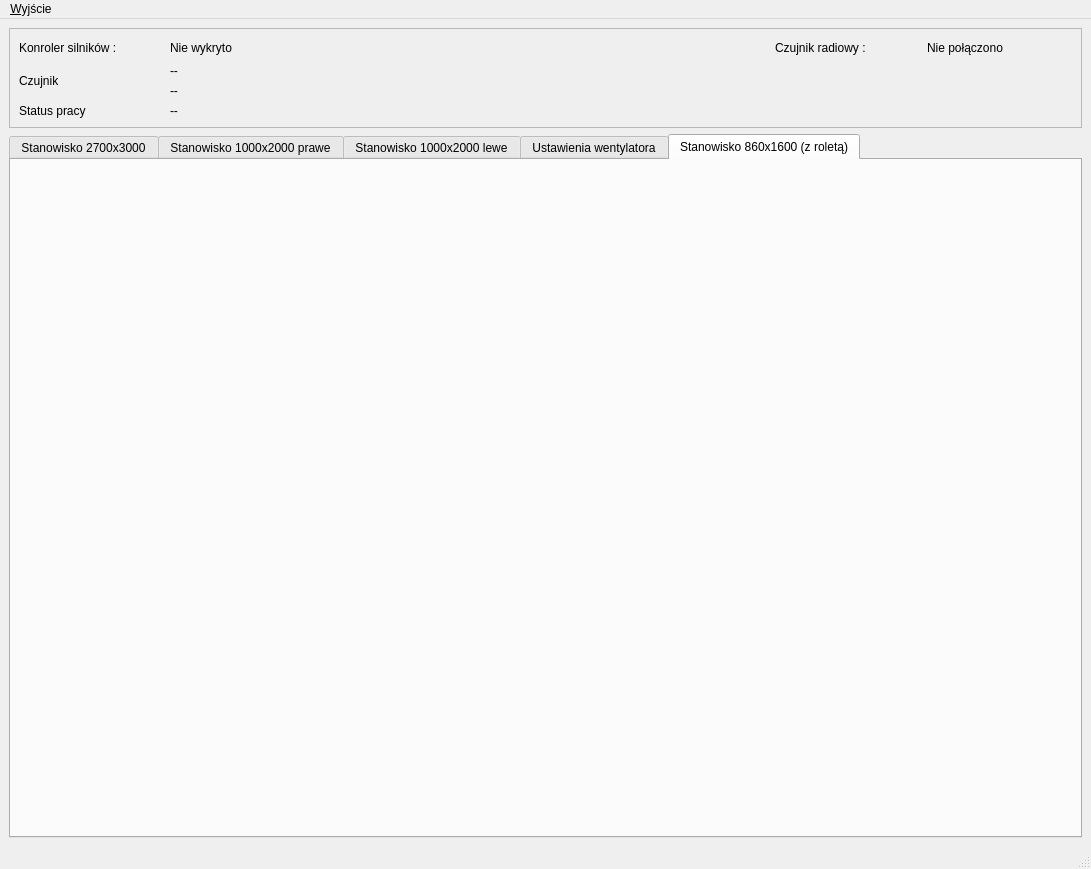
<?xml version="1.0" encoding="UTF-8"?>
<ui version="4.0">
 <class>MiernikPrzeplywu</class>
 <widget class="QMainWindow" name="MiernikPrzeplywu">
  <property name="geometry">
   <rect>
    <x>0</x>
    <y>0</y>
    <width>1091</width>
    <height>869</height>
   </rect>
  </property>
  <property name="windowTitle">
   <string>MiernikPrzeplywu</string>
  </property>
  <widget class="QWidget" name="centralwidget">
   <layout class="QVBoxLayout" name="verticalLayout">
    <item>
     <widget class="QFrame" name="frame">
      <property name="frameShape">
       <enum>QFrame::StyledPanel</enum>
      </property>
      <property name="frameShadow">
       <enum>QFrame::Raised</enum>
      </property>
      <layout class="QGridLayout" name="gridLayout">
       <item row="1" column="0" rowspan="2">
        <widget class="QLabel" name="ecz1">
         <property name="text">
          <string>Czujnik</string>
         </property>
        </widget>
       </item>
       <item row="0" column="2">
        <widget class="QLabel" name="statusserial">
         <property name="text">
          <string/>
         </property>
        </widget>
       </item>
       <item row="3" column="1" colspan="6">
        <widget class="QLabel" name="lStatus">
         <property name="text">
          <string>--</string>
         </property>
        </widget>
       </item>
       <item row="0" column="0">
        <widget class="QLabel" name="eKontroler">
         <property name="text">
          <string>Konroler silników :</string>
         </property>
        </widget>
       </item>
       <item row="0" column="3" colspan="2">
        <spacer name="horizontalSpacer">
         <property name="orientation">
          <enum>Qt::Horizontal</enum>
         </property>
         <property name="sizeHint" stdset="0">
          <size>
           <width>40</width>
           <height>20</height>
          </size>
         </property>
        </spacer>
       </item>
       <item row="2" column="1">
        <widget class="QLabel" name="lcz1unit">
         <property name="text">
          <string>--</string>
         </property>
        </widget>
       </item>
       <item row="1" column="1">
        <widget class="QLabel" name="lcz1mv">
         <property name="text">
          <string>--</string>
         </property>
        </widget>
       </item>
       <item row="0" column="6">
        <widget class="QLabel" name="lradio">
         <property name="text">
          <string>Nie połączono</string>
         </property>
        </widget>
       </item>
       <item row="3" column="0">
        <widget class="QLabel" name="eStatus">
         <property name="text">
          <string>Status pracy</string>
         </property>
        </widget>
       </item>
       <item row="0" column="5">
        <widget class="QLabel" name="eRadio">
         <property name="text">
          <string>Czujnik radiowy :</string>
         </property>
        </widget>
       </item>
       <item row="0" column="1">
        <widget class="QLabel" name="lConneected">
         <property name="text">
          <string>Nie wykryto</string>
         </property>
        </widget>
       </item>
      </layout>
     </widget>
    </item>
    <item>
     <widget class="QTabWidget" name="tabWidget">
      <property name="currentIndex">
       <number>4</number>
      </property>
      <widget class="QWidget" name="tab_2700">
       <attribute name="title">
        <string>Stanowisko 2700x3000</string>
       </attribute>
       <layout class="QVBoxLayout" name="verticalLaoutTab2700"/>
      </widget>
      <widget class="QWidget" name="tab_1000p">
       <attribute name="title">
        <string>Stanowisko 1000x2000 prawe</string>
       </attribute>
       <layout class="QVBoxLayout" name="verticallayoutTab1000p"/>
      </widget>
      <widget class="QWidget" name="tab_1000l">
       <attribute name="title">
        <string>Stanowisko 1000x2000 lewe</string>
       </attribute>
       <layout class="QVBoxLayout" name="verticallayoutTab1000l"/>
      </widget>
      <widget class="QWidget" name="tab_fun">
       <attribute name="title">
        <string>Ustawienia wentylatora</string>
       </attribute>
       <layout class="QGridLayout" name="gridLayout_2">
        <item row="0" column="0">
         <widget class="QLabel" name="eX">
          <property name="text">
           <string>Pozycja X</string>
          </property>
         </widget>
        </item>
        <item row="0" column="1">
         <widget class="QLineEdit" name="leX"/>
        </item>
        <item row="0" column="2">
         <widget class="QLabel" name="lmmx">
          <property name="text">
           <string>mm</string>
          </property>
         </widget>
        </item>
        <item row="0" column="3">
         <spacer name="horizontalSpacer_12">
          <property name="orientation">
           <enum>Qt::Horizontal</enum>
          </property>
          <property name="sizeHint" stdset="0">
           <size>
            <width>40</width>
            <height>20</height>
           </size>
          </property>
         </spacer>
        </item>
        <item row="1" column="1">
         <widget class="QLabel" name="errorWentylatorX">
          <property name="text">
           <string/>
          </property>
         </widget>
        </item>
        <item row="2" column="0">
         <widget class="QLabel" name="eY">
          <property name="text">
           <string>Pozycja Y</string>
          </property>
         </widget>
        </item>
        <item row="2" column="1">
         <widget class="QLineEdit" name="leY"/>
        </item>
        <item row="2" column="2">
         <widget class="QLabel" name="lmmy">
          <property name="text">
           <string>mm</string>
          </property>
         </widget>
        </item>
        <item row="3" column="1">
         <widget class="QLabel" name="errorWentylatorY">
          <property name="text">
           <string/>
          </property>
         </widget>
        </item>
        <item row="4" column="0">
         <widget class="QLabel" name="label">
          <property name="text">
           <string>Pozycja L</string>
          </property>
         </widget>
        </item>
        <item row="4" column="1">
         <widget class="QLineEdit" name="leL"/>
        </item>
        <item row="4" column="2">
         <widget class="QLabel" name="label_2">
          <property name="text">
           <string>mm</string>
          </property>
         </widget>
        </item>
        <item row="5" column="1">
         <widget class="QLabel" name="errorWentylatorL">
          <property name="text">
           <string/>
          </property>
         </widget>
        </item>
        <item row="6" column="1">
         <layout class="QHBoxLayout" name="horizontalLayout">
          <item>
           <widget class="QPushButton" name="pbUstaw">
            <property name="text">
             <string>Ustaw</string>
            </property>
           </widget>
          </item>
          <item>
           <spacer name="horizontalSpacer_2">
            <property name="orientation">
             <enum>Qt::Horizontal</enum>
            </property>
            <property name="sizeHint" stdset="0">
             <size>
              <width>40</width>
              <height>20</height>
             </size>
            </property>
           </spacer>
          </item>
          <item>
           <widget class="QPushButton" name="pbZeruj">
            <property name="text">
             <string>Zeruj</string>
            </property>
           </widget>
          </item>
          <item>
           <spacer name="horizontalSpacer_3">
            <property name="orientation">
             <enum>Qt::Horizontal</enum>
            </property>
            <property name="sizeHint" stdset="0">
             <size>
              <width>40</width>
              <height>20</height>
             </size>
            </property>
           </spacer>
          </item>
         </layout>
        </item>
        <item row="7" column="0" colspan="4">
         <widget class="Line" name="line_3">
          <property name="orientation">
           <enum>Qt::Horizontal</enum>
          </property>
         </widget>
        </item>
        <item row="8" column="0">
         <widget class="QLabel" name="eStatusWiatrak">
          <property name="text">
           <string>Status :</string>
          </property>
         </widget>
        </item>
        <item row="8" column="1">
         <widget class="QLabel" name="lStatusWiatrak">
          <property name="text">
           <string/>
          </property>
         </widget>
        </item>
        <item row="9" column="0" colspan="4">
         <widget class="QTextEdit" name="statusWentylator"/>
        </item>
        <item row="10" column="0" colspan="4">
         <widget class="QTextEdit" name="debug"/>
        </item>
        <item row="11" column="0">
         <spacer name="verticalSpacer_2">
          <property name="orientation">
           <enum>Qt::Vertical</enum>
          </property>
          <property name="sizeHint" stdset="0">
           <size>
            <width>20</width>
            <height>40</height>
           </size>
          </property>
         </spacer>
        </item>
       </layout>
      </widget>
      <widget class="QWidget" name="tab_roleta">
       <attribute name="title">
        <string>Stanowisko 860x1600 (z roletą)</string>
       </attribute>
       <layout class="QVBoxLayout" name="verticalLayoutRoleta"/>
      </widget>
     </widget>
    </item>
   </layout>
  </widget>
  <widget class="QMenuBar" name="menubar">
   <property name="geometry">
    <rect>
     <x>0</x>
     <y>0</y>
     <width>1091</width>
     <height>22</height>
    </rect>
   </property>
   <widget class="QMenu" name="menuWyj_cie">
    <property name="title">
     <string>&amp;Wyjście</string>
    </property>
   </widget>
   <addaction name="menuWyj_cie"/>
  </widget>
  <widget class="QStatusBar" name="statusbar"/>
  <action name="actionNowy">
   <property name="text">
    <string>&amp;Nowy</string>
   </property>
  </action>
  <action name="actionZamknij">
   <property name="text">
    <string>&amp;Zamknij</string>
   </property>
  </action>
  <action name="actionWyj_cie">
   <property name="text">
    <string>Wyjście</string>
   </property>
  </action>
  <action name="actionZapisz_wyniki">
   <property name="text">
    <string>&amp;Zapisz wyniki</string>
   </property>
  </action>
  <action name="actionPo_cz">
   <property name="text">
    <string>Połącz</string>
   </property>
  </action>
  <action name="actionPo_cz_2">
   <property name="text">
    <string>&amp;Połącz</string>
   </property>
  </action>
 </widget>
 <tabstops>
  <tabstop>tabWidget</tabstop>
  <tabstop>leX</tabstop>
  <tabstop>leY</tabstop>
  <tabstop>leL</tabstop>
  <tabstop>pbUstaw</tabstop>
  <tabstop>statusWentylator</tabstop>
  <tabstop>debug</tabstop>
 </tabstops>
 <resources/>
 <connections/>
</ui>
